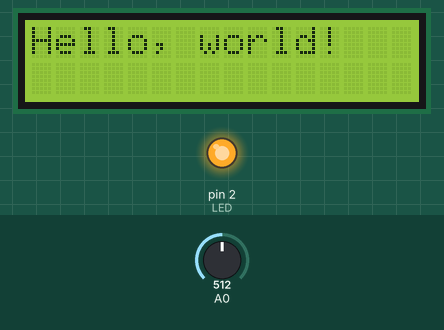
Simulated run of this sketch. Board: Arduino Uno, built with avr-gcc and run on an emulated ATmega328P. Shown: 16×2 character LCD, output pins drawn as LEDs (lit = HIGH). The inputs (shaded band) are chosen by the test bench; at power-on: A0 = 512. What the sketch prints to the serial monitor is not drawn.

Above: at 1.2 s.
1.3 s: A0 set to 0
At 2.4 s:
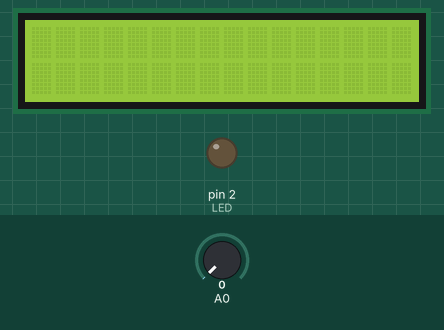
2.9 s: A0 set to 122
At 4.4 s:
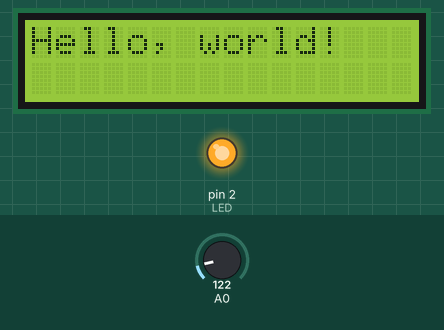
Timing chart, 0 to 5.9 s (numbered marks = the images above; inputs shaded):
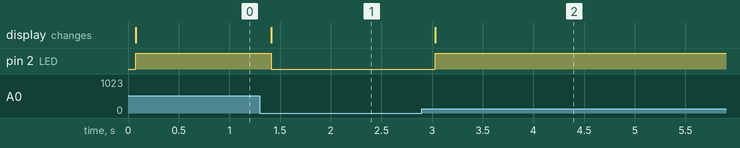

The sketch:

HumanDetectSensor.ino
```cpp
#include <Wire.h>
#include <LiquidCrystal_I2C.h>

// Set the LCD address to 0x27 for a 16 chars and 2 line display
LiquidCrystal_I2C lcd(0x27, 16, 2);

int LED = 2;
void setup() {
     Serial.begin(9600) ;      // パソコン(ArduinoIDE)とシリアル通信の準備を行う
     pinMode(LED,OUTPUT);
}
void loop() {
     int sens ;

     sens = analogRead(0) ;              // アナログ０番ピンからセンサー値を読込む

     Serial.println(sens) ;             // 値をパソコン(ＩＤＥ)に送る


     if(sens>0){
      lcd.begin();
      lcd.backlight();
      lcd.print("Hello, world!");
      digitalWrite(LED,HIGH);
     }
     else{
      lcd.clear();
      digitalWrite(LED,LOW);
     }
       delay(100) ;                      // １秒毎に繰り返す

}
```

Measured:
- after the input at 1.3 s, pin 2 (LED): HIGH → LOW after 0.11 s; the display: changes after 0.11 s (image 1)
- after the input at 2.9 s, pin 2 (LED): LOW → HIGH after 0.13 s; the display: changes after 0.13 s (image 2)
